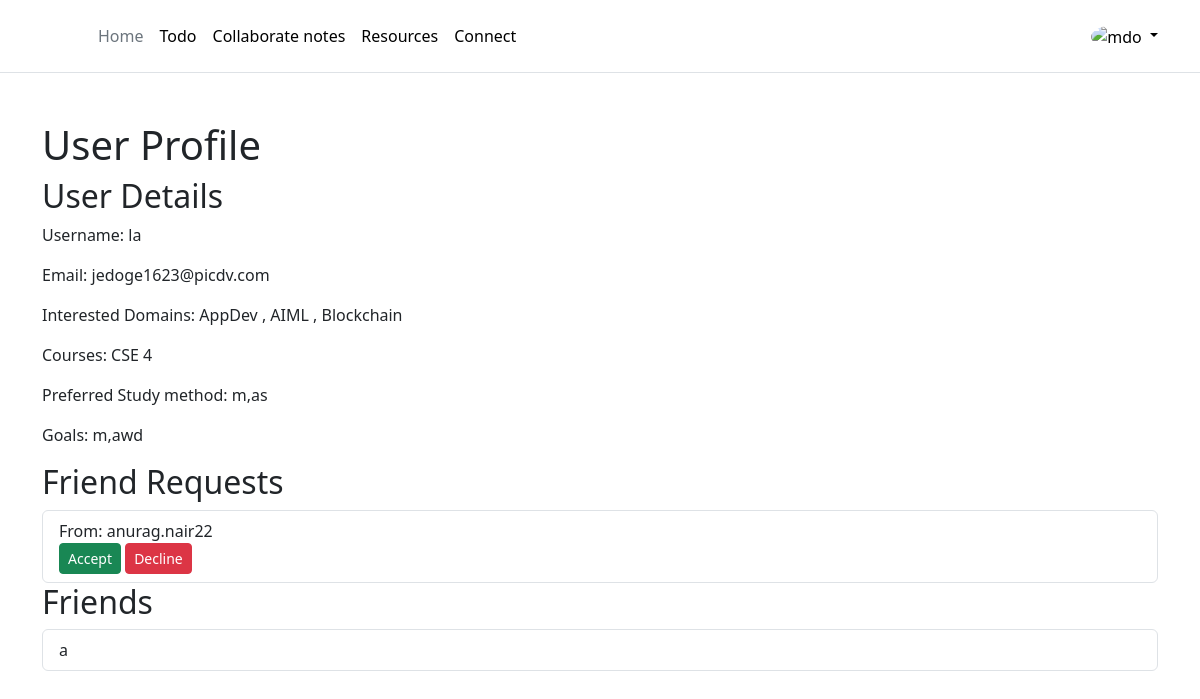
The page /accounts/profile/ (signed in) on the database its author committed.
### accounts/models.py (models this page shows, shortened)
class Domain(models.Model):
    name = models.CharField(max_length=20, unique=True)

class UserProfile(models.Model):
    user = models.OneToOneField(User, on_delete=models.CASCADE)
    uuid=models.UUIDField(primary_key=True, default=uuid.uuid4, editable=False)
    DEPARTMENT_YEAR_CHOICES = [
        (department + ' ' + year, department + ' ' + year)
        for department in DEPARTMENT_CHOICES
        for year in YEAR_CHOICES
        if not (department == 'MCA' and (year == '3' or year == '4'))
    ]
    DOMAIN_CHOICES = [
        ('Cyber Security', 'Cyber Security'),
        ('Blockchain', 'Blockchain'),
        ('Data Science', 'Data Science'),
        ('AppDev', 'AppDev'),
        ('AIML', 'AIML'),
        ('WebDev', 'WebDev'),
    ]
    courses = models.CharField(max_length=6, choices=DEPARTMENT_YEAR_CHOICES)
    preferred_study_methods = models.TextField(blank=True)
    goals = models.TextField(blank=True)
    friends = models.ManyToManyField(User, related_name='friends', blank=True)
    domains = models.ManyToManyField(Domain, related_name='user_profiles')

### connections/models.py (models this page shows, shortened)
class FriendRequest(models.Model):
    sender = models.ForeignKey(User, related_name='sent_friend_requests', on_delete=models.CASCADE)
    receiver = models.ForeignKey(User, related_name='received_friend_requests', on_delete=models.CASCADE)
    STATUS_CHOICES = (
        ('pending', 'Pending'),
        ('accepted', 'Accepted'),
        ('declined', 'Declined'),
    )
    status = models.CharField(max_length=20, choices=STATUS_CHOICES, default='pending')
    created_at = models.DateTimeField(auto_now_add=True)

### accounts/views.py (the view)
# urls.py: path('profile/', views.profile, name="profile"),
@login_required(login_url='accounts:login')
def profile(request):
    user = request.user
    friend_requests = FriendRequest.objects.filter(receiver=user)  # Requests sent by the user
    user_profile = UserProfile.objects.get(user=user)
    friends = user_profile.friends.all()
    context = {
        'user': user,
        'friend_requests': friend_requests,
        'friends': friends,
    }
    return render(request, 'accounts/profile.html', context)

### frontend/templates/accounts/profile.html (shortened to what this page needs)
{% extends 'base/base.html' %}
{% load static %}
{% block content %}
<div class="container mt-5">
    <h1>User Profile</h1>
    <h2>User Details</h2>
    <p>Username: {{ user.username }}</p>
    <p>Email: {{ user.email }}</p>
    <p>Interested Domains:
        {% for domain in request.user.userprofile.domains.all %}
        {{ domain.name }}
        {% if not forloop.last %}, {% endif %}
    {% endfor %}
    <p>Courses: {{ user.userprofile.courses }}</p>
    <p>Preferred Study method: {{ user.userprofile.preferred_study_methods }}</p>
    <p>Goals: {{ user.userprofile.goals }}</p>
</p>
    <h2>Friend Requests </h2>
    {% if friend_requests %}
    <ul class="list-group">
        {% for request in friend_requests %}
        <li class="list-group-item">
            From: {{ request.sender.username }}
            <form method="post" action="{% url 'accounts:acdrequest' request.id %}">
                <button type="submit" name="action" value="accept" class="btn btn-success btn-sm mr-2"> Accept</button>
                <button type="submit" name="action" value="decline" class="btn btn-danger btn-sm"> Decline</button>
            </form>
        </li>
        {% endfor %}
    </ul>
    {% else %}
    <p>No friend requests received.</p>
    {% endif %}
    <h2>Friends</h2>
    {% if friends %}
    <ul class="list-group">
        {% for friend in friends %}
        <li class="list-group-item">{{ friend.username }}</li>
        {% endfor %}
    </ul>
    {% else %}
    <p>No friends yet.</p>
    {% endif %}
</div>
{% endblock %}

### rows shown on the page
Domain: name "AppDev"
Domain: name "AIML"
Domain: name "Blockchain"
FriendRequest: sender.username "anurag.nair22"

### other values the page prints
{{ user.username }} "la"
{{ user.email }} "jedoge1623@picdv.com"
{{ user.userprofile.courses }} "CSE 4"
{{ user.userprofile.preferred_study_methods }} "m,as"
{{ user.userprofile.goals }} "m,awd"
{{ friend.username }} "a"
